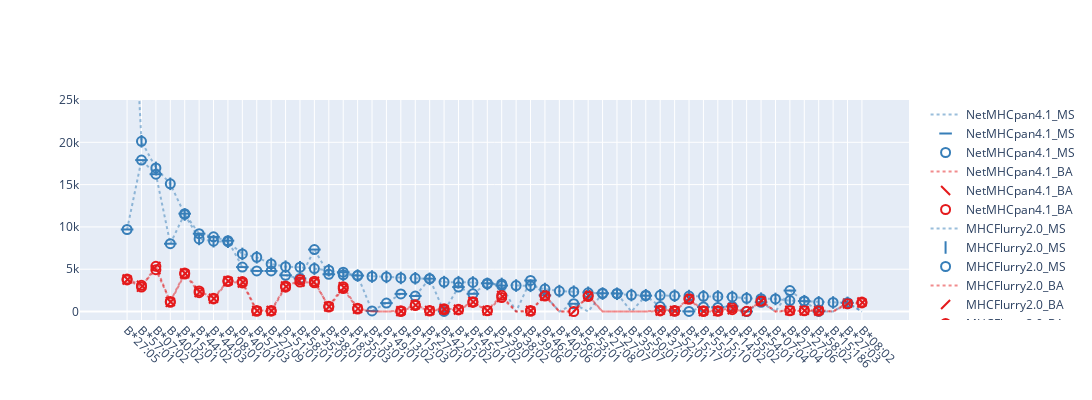

Notebook code cell kept with this figure:
### Code cell
tmp_data = all_alleles_all_datasets[all_alleles_all_datasets.apply(lambda x: x.allele[4]=="B", axis=1)]
symbols_dict = {"MHCFlurry2.0_BA": "line-ne", \
                "NetMHCpan4.1_BA": "line-nw", \
                "MHCFlurry2.0_MS": "line-ns", \
                "NetMHCpan4.1_MS": "line-ew" }
colors_dict = {"MHCFlurry2.0_BA": px.colors.qualitative.Set1[0], \
                "NetMHCpan4.1_BA": px.colors.qualitative.Set1[0], \
                "MHCFlurry2.0_MS": px.colors.qualitative.Set1[1], \
                "NetMHCpan4.1_MS": px.colors.qualitative.Set1[1]}
allele_order_df = tmp_data[tmp_data["dataset_name"]=="MHCFlurry2.0_MS"][["allele", "peptide_counts"]]\
.sort_values(by="peptide_counts", ascending=False).reset_index(drop=True).reset_index()[["allele", "index"]]
tmp_data["symbols"] = tmp_data.dataset_name.apply(lambda x: symbols_dict[x])
tmp_data["color"] = tmp_data.dataset_name.apply(lambda x: colors_dict[x])
tmp_data["allele_order"] = tmp_data.allele.apply(lambda x: allele_order_df["index"][allele_order_df.allele==x].iloc[0])
#tmp_data = tmp_data.sort_values(by=["peptide_counts", "allele_short"], ascending=[False, True])
fig = go.Figure()
for dsn in tmp_data.dataset_name.unique():
    tmp_data_ds = tmp_data[tmp_data.dataset_name == dsn].sort_values(by="allele_order")
    tmp_data_ds_no_zeros = tmp_data_ds[tmp_data_ds["peptide_counts"]!=0]
    #tmp_data_ds = tmp_data_ds.sort_values(by="allele_short")
    
    fig.add_trace(go.Scatter(mode="lines", x=tmp_data_ds.allele_short, y=tmp_data_ds.peptide_counts, \
                             marker_symbol=tmp_data_ds.symbols, opacity=0.5, \
                             marker_line_width=1, marker_size=0, name = dsn, marker_color = tmp_data_ds.color,\
                             line_color = colors_dict[dsn], line=dict(dash='dot')
                          ))
    
    fig.add_trace(go.Scatter(mode="markers", x=tmp_data_ds_no_zeros.allele_short, y=tmp_data_ds_no_zeros.peptide_counts, \
                         marker_symbol=tmp_data_ds_no_zeros.symbols, opacity=1, \
                         marker_line_width=2, marker_size=9, name = dsn, marker_color = tmp_data_ds_no_zeros.color,\
                         line_color = colors_dict[dsn], line=dict(dash='dot')
                      ))
    fig.add_trace(go.Scatter(mode="markers", x=tmp_data_ds_no_zeros.allele_short, y=tmp_data_ds_no_zeros.peptide_counts, \
                     marker_symbol="circle-open", opacity=1, \
                     marker_line_width=2, marker_size=9, name = dsn, marker_color = tmp_data_ds_no_zeros.color,\
                     line_color = colors_dict[dsn], line=dict(dash='dot')
                  ))
                          # marker_line_width=2, marker_size=15,
                          # hovertemplate="name: %{y}%{x}<br>number: %{marker.symbol}<extra></extra>"))
fig.update_layout(width=1300, height=400, yaxis_range=[-1000, 25000], xaxis=dict(tickangle=45,\
                                                                                tick0=0, dtick=1.2))

### Figure 1 — Plotly figure (JSON) as saved in the notebook; plotly's stock layout.template omitted (floating-point values rounded to 4 significant figures)
{"data": [{"line": {"color": "rgb(55,126,184)", "dash": "dot"}, "marker": {"color": ["rgb(55,126,184)", "rgb(55,126,184)", "rgb(55,126,184)", "rgb(55,126,184)", "rgb(55,126,184)", "rgb(55,126,184)", "rgb(55,126,184)", "rgb(55,126,184)", "rgb(55,126,184)", "rgb(55,126,184)", "rgb(55,126,184)", "rgb(55,126,184)", "rgb(55,126,184)", "rgb(55,126,184)", "rgb(55,126,184)", "rgb(55,126,184)", "rgb(55,126,184)", "rgb(55,126,184)", "rgb(55,126,184)", "rgb(55,126,184)", "rgb(55,126,184)", "rgb(55,126,184)", "rgb(55,126,184)", "rgb(55,126,184)", "rgb(55,126,184)", "rgb(55,126,184)", "rgb(55,126,184)", "rgb(55,126,184)", "rgb(55,126,184)", "rgb(55,126,184)", "rgb(55,126,184)", "rgb(55,126,184)", "rgb(55,126,184)", "rgb(55,126,184)", "rgb(55,126,184)", "rgb(55,126,184)", "rgb(55,126,184)", "rgb(55,126,184)", "rgb(55,126,184)", "rgb(55,126,184)", "rgb(55,126,184)", "rgb(55,126,184)", "rgb(55,126,184)", "rgb(55,126,184)", "rgb(55,126,184)", "rgb(55,126,184)", "rgb(55,126,184)", "rgb(55,126,184)", "rgb(55,126,184)", "rgb(55,126,184)", "rgb(55,126,184)", "rgb(55,126,184)"], "line": {"width": 1}, "size": 0, "symbol": ["line-ew", "line-ew", "line-ew", "line-ew", "line-ew", "line-ew", "line-ew", "line-ew", "line-ew", "line-ew", "line-ew", "line-ew", "line-ew", "line-ew", "line-ew", "line-ew", "line-ew", "line-ew", "line-ew", "line-ew", "line-ew", "line-ew", "line-ew", "line-ew", "line-ew", "line-ew", "line-ew", "line-ew", "line-ew", "line-ew", "line-ew", "line-ew", "line-ew", "line-ew", "line-ew", "line-ew", "line-ew", "line-ew", "line-ew", "line-ew", "line-ew", "line-ew", "line-ew", "line-ew", "line-ew", "line-ew", "line-ew", "line-ew", "line-ew", "line-ew", "line-ew", "line-ew"]}, "mode": "lines", "name": "NetMHCpan4.1_MS", "opacity": 0.5, "type": "scatter", "x": ["B*27:05", "B*57:01", "B*07:02", "B*40:02", "B*15:01", "B*44:02", "B*44:03", "B*08:01", "B*40:01", "B*57:03", "B*27:09", "B*51:01", "B*58:01", "B*35:01", "B*38:01", "B*18:01", "B*35:03", "B*13:01", "B*49:01", "B*13:02", "B*15:03", "B*27:01", "B*42:01", "B*15:02", "B*45:01", "B*27:02", "B*39:01", "B*38:02", "B*39:06", "B*46:01", "B*40:06", "B*56:01", "B*53:01", "B*27:08", "B*27:07", "B*35:07", "B*50:01", "B*37:01", "B*52:01", "B*15:17", "B*55:01", "B*15:10", "B*14:02", "B*55:02", "B*54:01", "B*07:04", "B*27:04", "B*27:06", "B*58:02", "B*15:186", "B*27:03", "B*08:02"], "y": [9697, 17896, 16232, 8015, 11569, 9204, 8825, 8378, 5253, 4804, 4794, 4284, 3916, 7323, 4401, 4649, 4257, 74, 996, 2086, 1834, 3887, 10, 2893, 2094, 3342, 3063, 0, 3670, 1918, 0, 921, 0, 2162, 2146, 0, 1870, 583, 77, 13, 535, 484, 614, 5, 1092, 0, 2483, 1233, 7, 0, 1028, 0]}, {"line": {"color": "rgb(55,126,184)", "dash": "dot"}, "marker": {"color": ["rgb(55,126,184)", "rgb(55,126,184)", "rgb(55,126,184)", "rgb(55,126,184)", "rgb(55,126,184)", "rgb(55,126,184)", "rgb(55,126,184)", "rgb(55,126,184)", "rgb(55,126,184)", "rgb(55,126,184)", "rgb(55,126,184)", "rgb(55,126,184)", "rgb(55,126,184)", "rgb(55,126,184)", "rgb(55,126,184)", "rgb(55,126,184)", "rgb(55,126,184)", "rgb(55,126,184)", "rgb(55,126,184)", "rgb(55,126,184)", "rgb(55,126,184)", "rgb(55,126,184)", "rgb(55,126,184)", "rgb(55,126,184)", "rgb(55,126,184)", "rgb(55,126,184)", "rgb(55,126,184)", "rgb(55,126,184)", "rgb(55,126,184)", "rgb(55,126,184)", "rgb(55,126,184)", "rgb(55,126,184)", "rgb(55,126,184)", "rgb(55,126,184)", "rgb(55,126,184)", "rgb(55,126,184)", "rgb(55,126,184)", "rgb(55,126,184)", "rgb(55,126,184)", "rgb(55,126,184)", "rgb(55,126,184)", "rgb(55,126,184)", "rgb(55,126,184)", "rgb(55,126,184)", "rgb(55,126,184)"], "line": {"width": 2}, "size": 9, "symbol": ["line-ew", "line-ew", "line-ew", "line-ew", "line-ew", "line-ew", "line-ew", "line-ew", "line-ew", "line-ew", "line-ew", "line-ew", "line-ew", "line-ew", "line-ew", "line-ew", "line-ew", "line-ew", "line-ew", "line-ew", "line-ew", "line-ew", "line-ew", "line-ew", "line-ew", "line-ew", "line-ew", "line-ew", "line-ew", "line-ew", "line-ew", "line-ew", "line-ew", "line-ew", "line-ew", "line-ew", "line-ew", "line-ew", "line-ew", "line-ew", "line-ew", "line-ew", "line-ew", "line-ew", "line-ew"]}, "mode": "markers", "name": "NetMHCpan4.1_MS", "opacity": 1, "type": "scatter", "x": ["B*27:05", "B*57:01", "B*07:02", "B*40:02", "B*15:01", "B*44:02", "B*44:03", "B*08:01", "B*40:01", "B*57:03", "B*27:09", "B*51:01", "B*58:01", "B*35:01", "B*38:01", "B*18:01", "B*35:03", "B*13:01", "B*49:01", "B*13:02", "B*15:03", "B*27:01", "B*42:01", "B*15:02", "B*45:01", "B*27:02", "B*39:01", "B*39:06", "B*46:01", "B*56:01", "B*27:08", "B*27:07", "B*50:01", "B*37:01", "B*52:01", "B*15:17", "B*55:01", "B*15:10", "B*14:02", "B*55:02", "B*54:01", "B*27:04", "B*27:06", "B*58:02", "B*27:03"], "y": [9697, 17896, 16232, 8015, 11569, 9204, 8825, 8378, 5253, 4804, 4794, 4284, 3916, 7323, 4401, 4649, 4257, 74, 996, 2086, 1834, 3887, 10, 2893, 2094, 3342, 3063, 3670, 1918, 921, 2162, 2146, 1870, 583, 77, 13, 535, 484, 614, 5, 1092, 2483, 1233, 7, 1028]}, {"line": {"color": "rgb(55,126,184)", "dash": "dot"}, "marker": {"color": ["rgb(55,126,184)", "rgb(55,126,184)", "rgb(55,126,184)", "rgb(55,126,184)", "rgb(55,126,184)", "rgb(55,126,184)", "rgb(55,126,184)", "rgb(55,126,184)", "rgb(55,126,184)", "rgb(55,126,184)", "rgb(55,126,184)", "rgb(55,126,184)", "rgb(55,126,184)", "rgb(55,126,184)", "rgb(55,126,184)", "rgb(55,126,184)", "rgb(55,126,184)", "rgb(55,126,184)", "rgb(55,126,184)", "rgb(55,126,184)", "rgb(55,126,184)", "rgb(55,126,184)", "rgb(55,126,184)", "rgb(55,126,184)", "rgb(55,126,184)", "rgb(55,126,184)", "rgb(55,126,184)", "rgb(55,126,184)", "rgb(55,126,184)", "rgb(55,126,184)", "rgb(55,126,184)", "rgb(55,126,184)", "rgb(55,126,184)", "rgb(55,126,184)", "rgb(55,126,184)", "rgb(55,126,184)", "rgb(55,126,184)", "rgb(55,126,184)", "rgb(55,126,184)", "rgb(55,126,184)", "rgb(55,126,184)", "rgb(55,126,184)", "rgb(55,126,184)", "rgb(55,126,184)", "rgb(55,126,184)"], "line": {"width": 2}, "size": 9, "symbol": "circle-open"}, "mode": "markers", "name": "NetMHCpan4.1_MS", "opacity": 1, "type": "scatter", "x": ["B*27:05", "B*57:01", "B*07:02", "B*40:02", "B*15:01", "B*44:02", "B*44:03", "B*08:01", "B*40:01", "B*57:03", "B*27:09", "B*51:01", "B*58:01", "B*35:01", "B*38:01", "B*18:01", "B*35:03", "B*13:01", "B*49:01", "B*13:02", "B*15:03", "B*27:01", "B*42:01", "B*15:02", "B*45:01", "B*27:02", "B*39:01", "B*39:06", "B*46:01", "B*56:01", "B*27:08", "B*27:07", "B*50:01", "B*37:01", "B*52:01", "B*15:17", "B*55:01", "B*15:10", "B*14:02", "B*55:02", "B*54:01", "B*27:04", "B*27:06", "B*58:02", "B*27:03"], "y": [9697, 17896, 16232, 8015, 11569, 9204, 8825, 8378, 5253, 4804, 4794, 4284, 3916, 7323, 4401, 4649, 4257, 74, 996, 2086, 1834, 3887, 10, 2893, 2094, 3342, 3063, 3670, 1918, 921, 2162, 2146, 1870, 583, 77, 13, 535, 484, 614, 5, 1092, 2483, 1233, 7, 1028]}, {"line": {"color": "rgb(228,26,28)", "dash": "dot"}, "marker": {"color": ["rgb(228,26,28)", "rgb(228,26,28)", "rgb(228,26,28)", "rgb(228,26,28)", "rgb(228,26,28)", "rgb(228,26,28)", "rgb(228,26,28)", "rgb(228,26,28)", "rgb(228,26,28)", "rgb(228,26,28)", "rgb(228,26,28)", "rgb(228,26,28)", "rgb(228,26,28)", "rgb(228,26,28)", "rgb(228,26,28)", "rgb(228,26,28)", "rgb(228,26,28)", "rgb(228,26,28)", "rgb(228,26,28)", "rgb(228,26,28)", "rgb(228,26,28)", "rgb(228,26,28)", "rgb(228,26,28)", "rgb(228,26,28)", "rgb(228,26,28)", "rgb(228,26,28)", "rgb(228,26,28)", "rgb(228,26,28)", "rgb(228,26,28)", "rgb(228,26,28)", "rgb(228,26,28)", "rgb(228,26,28)", "rgb(228,26,28)", "rgb(228,26,28)", "rgb(228,26,28)", "rgb(228,26,28)", "rgb(228,26,28)", "rgb(228,26,28)", "rgb(228,26,28)", "rgb(228,26,28)", "rgb(228,26,28)", "rgb(228,26,28)", "rgb(228,26,28)", "rgb(228,26,28)", "rgb(228,26,28)", "rgb(228,26,28)", "rgb(228,26,28)", "rgb(228,26,28)", "rgb(228,26,28)", "rgb(228,26,28)", "rgb(228,26,28)", "rgb(228,26,28)"], "line": {"width": 1}, "size": 0, "symbol": ["line-nw", "line-nw", "line-nw", "line-nw", "line-nw", "line-nw", "line-nw", "line-nw", "line-nw", "line-nw", "line-nw", "line-nw", "line-nw", "line-nw", "line-nw", "line-nw", "line-nw", "line-nw", "line-nw", "line-nw", "line-nw", "line-nw", "line-nw", "line-nw", "line-nw", "line-nw", "line-nw", "line-nw", "line-nw", "line-nw", "line-nw", "line-nw", "line-nw", "line-nw", "line-nw", "line-nw", "line-nw", "line-nw", "line-nw", "line-nw", "line-nw", "line-nw", "line-nw", "line-nw", "line-nw", "line-nw", "line-nw", "line-nw", "line-nw", "line-nw", "line-nw", "line-nw"]}, "mode": "lines", "name": "NetMHCpan4.1_BA", "opacity": 0.5, "type": "scatter", "x": ["B*27:05", "B*57:01", "B*07:02", "B*40:02", "B*15:01", "B*44:02", "B*44:03", "B*08:01", "B*40:01", "B*57:03", "B*27:09", "B*51:01", "B*58:01", "B*35:01", "B*38:01", "B*18:01", "B*35:03", "B*13:01", "B*49:01", "B*13:02", "B*15:03", "B*27:01", "B*42:01", "B*15:02", "B*45:01", "B*27:02", "B*39:01", "B*38:02", "B*39:06", "B*46:01", "B*40:06", "B*56:01", "B*53:01", "B*27:08", "B*27:07", "B*35:07", "B*50:01", "B*37:01", "B*52:01", "B*15:17", "B*55:01", "B*15:10", "B*14:02", "B*55:02", "B*54:01", "B*07:04", "B*27:04", "B*27:06", "B*58:02", "B*15:186", "B*27:03", "B*08:02"], "y": [3847, 3100, 4949, 1188, 4556, 2437, 1580, 3644, 3539, 134, 114, 3023, 3481, 3404, 630, 2931, 378, 0, 0, 101, 796, 113, 332, 265, 1169, 126, 1913, 0, 133, 1915, 0, 0, 1918, 0, 0, 0, 0, 166, 124, 1548, 101, 104, 443, 0, 1306, 0, 151, 152, 168, 0, 993, 1120]}, {"line": {"color": "rgb(228,26,28)", "dash": "dot"}, "marker": {"color": ["rgb(228,26,28)", "rgb(228,26,28)", "rgb(228,26,28)", "rgb(228,26,28)", "rgb(228,26,28)", "rgb(228,26,28)", "rgb(228,26,28)", "rgb(228,26,28)", "rgb(228,26,28)", "rgb(228,26,28)", "rgb(228,26,28)", "rgb(228,26,28)", "rgb(228,26,28)", "rgb(228,26,28)", "rgb(228,26,28)", "rgb(228,26,28)", "rgb(228,26,28)", "rgb(228,26,28)", "rgb(228,26,28)", "rgb(228,26,28)", "rgb(228,26,28)", "rgb(228,26,28)", "rgb(228,26,28)", "rgb(228,26,28)", "rgb(228,26,28)", "rgb(228,26,28)", "rgb(228,26,28)", "rgb(228,26,28)", "rgb(228,26,28)", "rgb(228,26,28)", "rgb(228,26,28)", "rgb(228,26,28)", "rgb(228,26,28)", "rgb(228,26,28)", "rgb(228,26,28)", "rgb(228,26,28)", "rgb(228,26,28)", "rgb(228,26,28)", "rgb(228,26,28)", "rgb(228,26,28)"], "line": {"width": 2}, "size": 9, "symbol": ["line-nw", "line-nw", "line-nw", "line-nw", "line-nw", "line-nw", "line-nw", "line-nw", "line-nw", "line-nw", "line-nw", "line-nw", "line-nw", "line-nw", "line-nw", "line-nw", "line-nw", "line-nw", "line-nw", "line-nw", "line-nw", "line-nw", "line-nw", "line-nw", "line-nw", "line-nw", "line-nw", "line-nw", "line-nw", "line-nw", "line-nw", "line-nw", "line-nw", "line-nw", "line-nw", "line-nw", "line-nw", "line-nw", "line-nw", "line-nw"]}, "mode": "markers", "name": "NetMHCpan4.1_BA", "opacity": 1, "type": "scatter", "x": ["B*27:05", "B*57:01", "B*07:02", "B*40:02", "B*15:01", "B*44:02", "B*44:03", "B*08:01", "B*40:01", "B*57:03", "B*27:09", "B*51:01", "B*58:01", "B*35:01", "B*38:01", "B*18:01", "B*35:03", "B*13:02", "B*15:03", "B*27:01", "B*42:01", "B*15:02", "B*45:01", "B*27:02", "B*39:01", "B*39:06", "B*46:01", "B*53:01", "B*37:01", "B*52:01", "B*15:17", "B*55:01", "B*15:10", "B*14:02", "B*54:01", "B*27:04", "B*27:06", "B*58:02", "B*27:03", "B*08:02"], "y": [3847, 3100, 4949, 1188, 4556, 2437, 1580, 3644, 3539, 134, 114, 3023, 3481, 3404, 630, 2931, 378, 101, 796, 113, 332, 265, 1169, 126, 1913, 133, 1915, 1918, 166, 124, 1548, 101, 104, 443, 1306, 151, 152, 168, 993, 1120]}, {"line": {"color": "rgb(228,26,28)", "dash": "dot"}, "marker": {"color": ["rgb(228,26,28)", "rgb(228,26,28)", "rgb(228,26,28)", "rgb(228,26,28)", "rgb(228,26,28)", "rgb(228,26,28)", "rgb(228,26,28)", "rgb(228,26,28)", "rgb(228,26,28)", "rgb(228,26,28)", "rgb(228,26,28)", "rgb(228,26,28)", "rgb(228,26,28)", "rgb(228,26,28)", "rgb(228,26,28)", "rgb(228,26,28)", "rgb(228,26,28)", "rgb(228,26,28)", "rgb(228,26,28)", "rgb(228,26,28)", "rgb(228,26,28)", "rgb(228,26,28)", "rgb(228,26,28)", "rgb(228,26,28)", "rgb(228,26,28)", "rgb(228,26,28)", "rgb(228,26,28)", "rgb(228,26,28)", "rgb(228,26,28)", "rgb(228,26,28)", "rgb(228,26,28)", "rgb(228,26,28)", "rgb(228,26,28)", "rgb(228,26,28)", "rgb(228,26,28)", "rgb(228,26,28)", "rgb(228,26,28)", "rgb(228,26,28)", "rgb(228,26,28)", "rgb(228,26,28)"], "line": {"width": 2}, "size": 9, "symbol": "circle-open"}, "mode": "markers", "name": "NetMHCpan4.1_BA", "opacity": 1, "type": "scatter", "x": ["B*27:05", "B*57:01", "B*07:02", "B*40:02", "B*15:01", "B*44:02", "B*44:03", "B*08:01", "B*40:01", "B*57:03", "B*27:09", "B*51:01", "B*58:01", "B*35:01", "B*38:01", "B*18:01", "B*35:03", "B*13:02", "B*15:03", "B*27:01", "B*42:01", "B*15:02", "B*45:01", "B*27:02", "B*39:01", "B*39:06", "B*46:01", "B*53:01", "B*37:01", "B*52:01", "B*15:17", "B*55:01", "B*15:10", "B*14:02", "B*54:01", "B*27:04", "B*27:06", "B*58:02", "B*27:03", "B*08:02"], "y": [3847, 3100, 4949, 1188, 4556, 2437, 1580, 3644, 3539, 134, 114, 3023, 3481, 3404, 630, 2931, 378, 101, 796, 113, 332, 265, 1169, 126, 1913, 133, 1915, 1918, 166, 124, 1548, 101, 104, 443, 1306, 151, 152, 168, 993, 1120]}, {"line": {"color": "rgb(55,126,184)", "dash": "dot"}, "marker": {"color": ["rgb(55,126,184)", "rgb(55,126,184)", "rgb(55,126,184)", "rgb(55,126,184)", "rgb(55,126,184)", "rgb(55,126,184)", "rgb(55,126,184)", "rgb(55,126,184)", "rgb(55,126,184)", "rgb(55,126,184)", "rgb(55,126,184)", "rgb(55,126,184)", "rgb(55,126,184)", "rgb(55,126,184)", "rgb(55,126,184)", "rgb(55,126,184)", "rgb(55,126,184)", "rgb(55,126,184)", "rgb(55,126,184)", "rgb(55,126,184)", "rgb(55,126,184)", "rgb(55,126,184)", "rgb(55,126,184)", "rgb(55,126,184)", "rgb(55,126,184)", "rgb(55,126,184)", "rgb(55,126,184)", "rgb(55,126,184)", "rgb(55,126,184)", "rgb(55,126,184)", "rgb(55,126,184)", "rgb(55,126,184)", "rgb(55,126,184)", "rgb(55,126,184)", "rgb(55,126,184)", "rgb(55,126,184)", "rgb(55,126,184)", "rgb(55,126,184)", "rgb(55,126,184)", "rgb(55,126,184)", "rgb(55,126,184)", "rgb(55,126,184)", "rgb(55,126,184)", "rgb(55,126,184)", "rgb(55,126,184)", "rgb(55,126,184)", "rgb(55,126,184)", "rgb(55,126,184)", "rgb(55,126,184)", "rgb(55,126,184)", "rgb(55,126,184)", "rgb(55,126,184)"], "line": {"width": 1}, "size": 0, "symbol": ["line-ns", "line-ns", "line-ns", "line-ns", "line-ns", "line-ns", "line-ns", "line-ns", "line-ns", "line-ns", "line-ns", "line-ns", "line-ns", "line-ns", "line-ns", "line-ns", "line-ns", "line-ns", "line-ns", "line-ns", "line-ns", "line-ns", "line-ns", "line-ns", "line-ns", "line-ns", "line-ns", "line-ns", "line-ns", "line-ns", "line-ns", "line-ns", "line-ns", "line-ns", "line-ns", "line-ns", "line-ns", "line-ns", "line-ns", "line-ns", "line-ns", "line-ns", "line-ns", "line-ns", "line-ns", "line-ns", "line-ns", "line-ns", "line-ns", "line-ns", "line-ns", "line-ns"]}, "mode": "lines", "name": "MHCFlurry2.0_MS", "opacity": 0.5, "type": "scatter", "x": ["B*27:05", "B*57:01", "B*07:02", "B*40:02", "B*15:01", "B*44:02", "B*44:03", "B*08:01", "B*40:01", "B*57:03", "B*27:09", "B*51:01", "B*58:01", "B*35:01", "B*38:01", "B*18:01", "B*35:03", "B*13:01", "B*49:01", "B*13:02", "B*15:03", "B*27:01", "B*42:01", "B*15:02", "B*45:01", "B*27:02", "B*39:01", "B*38:02", "B*39:06", "B*46:01", "B*40:06", "B*56:01", "B*53:01", "B*27:08", "B*27:07", "B*35:07", "B*50:01", "B*37:01", "B*52:01", "B*15:17", "B*55:01", "B*15:10", "B*14:02", "B*55:02", "B*54:01", "B*07:04", "B*27:04", "B*27:06", "B*58:02", "B*15:186", "B*27:03", "B*08:02"], "y": [52482, 20116, 16973, 15094, 11470, 8580, 8313, 8252, 6807, 6415, 5626, 5301, 5233, 5072, 4879, 4347, 4248, 4140, 4093, 3970, 3931, 3864, 3477, 3469, 3435, 3262, 3260, 3071, 3042, 2661, 2416, 2346, 2215, 2121, 2101, 1947, 1925, 1921, 1867, 1831, 1793, 1782, 1721, 1571, 1516, 1489, 1293, 1223, 1084, 1071, 1018, 0]}, {"line": {"color": "rgb(55,126,184)", "dash": "dot"}, "marker": {"color": ["rgb(55,126,184)", "rgb(55,126,184)", "rgb(55,126,184)", "rgb(55,126,184)", "rgb(55,126,184)", "rgb(55,126,184)", "rgb(55,126,184)", "rgb(55,126,184)", "rgb(55,126,184)", "rgb(55,126,184)", "rgb(55,126,184)", "rgb(55,126,184)", "rgb(55,126,184)", "rgb(55,126,184)", "rgb(55,126,184)", "rgb(55,126,184)", "rgb(55,126,184)", "rgb(55,126,184)", "rgb(55,126,184)", "rgb(55,126,184)", "rgb(55,126,184)", "rgb(55,126,184)", "rgb(55,126,184)", "rgb(55,126,184)", "rgb(55,126,184)", "rgb(55,126,184)", "rgb(55,126,184)", "rgb(55,126,184)", "rgb(55,126,184)", "rgb(55,126,184)", "rgb(55,126,184)", "rgb(55,126,184)", "rgb(55,126,184)", "rgb(55,126,184)", "rgb(55,126,184)", "rgb(55,126,184)", "rgb(55,126,184)", "rgb(55,126,184)", "rgb(55,126,184)", "rgb(55,126,184)", "rgb(55,126,184)", "rgb(55,126,184)", "rgb(55,126,184)", "rgb(55,126,184)", "rgb(55,126,184)", "rgb(55,126,184)", "rgb(55,126,184)", "rgb(55,126,184)", "rgb(55,126,184)", "rgb(55,126,184)", "rgb(55,126,184)"], "line": {"width": 2}, "size": 9, "symbol": ["line-ns", "line-ns", "line-ns", "line-ns", "line-ns", "line-ns", "line-ns", "line-ns", "line-ns", "line-ns", "line-ns", "line-ns", "line-ns", "line-ns", "line-ns", "line-ns", "line-ns", "line-ns", "line-ns", "line-ns", "line-ns", "line-ns", "line-ns", "line-ns", "line-ns", "line-ns", "line-ns", "line-ns", "line-ns", "line-ns", "line-ns", "line-ns", "line-ns", "line-ns", "line-ns", "line-ns", "line-ns", "line-ns", "line-ns", "line-ns", "line-ns", "line-ns", "line-ns", "line-ns", "line-ns", "line-ns", "line-ns", "line-ns", "line-ns", "line-ns", "line-ns"]}, "mode": "markers", "name": "MHCFlurry2.0_MS", "opacity": 1, "type": "scatter", "x": ["B*27:05", "B*57:01", "B*07:02", "B*40:02", "B*15:01", "B*44:02", "B*44:03", "B*08:01", "B*40:01", "B*57:03", "B*27:09", "B*51:01", "B*58:01", "B*35:01", "B*38:01", "B*18:01", "B*35:03", "B*13:01", "B*49:01", "B*13:02", "B*15:03", "B*27:01", "B*42:01", "B*15:02", "B*45:01", "B*27:02", "B*39:01", "B*38:02", "B*39:06", "B*46:01", "B*40:06", "B*56:01", "B*53:01", "B*27:08", "B*27:07", "B*35:07", "B*50:01", "B*37:01", "B*52:01", "B*15:17", "B*55:01", "B*15:10", "B*14:02", "B*55:02", "B*54:01", "B*07:04", "B*27:04", "B*27:06", "B*58:02", "B*15:186", "B*27:03"], "y": [52482, 20116, 16973, 15094, 11470, 8580, 8313, 8252, 6807, 6415, 5626, 5301, 5233, 5072, 4879, 4347, 4248, 4140, 4093, 3970, 3931, 3864, 3477, 3469, 3435, 3262, 3260, 3071, 3042, 2661, 2416, 2346, 2215, 2121, 2101, 1947, 1925, 1921, 1867, 1831, 1793, 1782, 1721, 1571, 1516, 1489, 1293, 1223, 1084, 1071, 1018]}, {"line": {"color": "rgb(55,126,184)", "dash": "dot"}, "marker": {"color": ["rgb(55,126,184)", "rgb(55,126,184)", "rgb(55,126,184)", "rgb(55,126,184)", "rgb(55,126,184)", "rgb(55,126,184)", "rgb(55,126,184)", "rgb(55,126,184)", "rgb(55,126,184)", "rgb(55,126,184)", "rgb(55,126,184)", "rgb(55,126,184)", "rgb(55,126,184)", "rgb(55,126,184)", "rgb(55,126,184)", "rgb(55,126,184)", "rgb(55,126,184)", "rgb(55,126,184)", "rgb(55,126,184)", "rgb(55,126,184)", "rgb(55,126,184)", "rgb(55,126,184)", "rgb(55,126,184)", "rgb(55,126,184)", "rgb(55,126,184)", "rgb(55,126,184)", "rgb(55,126,184)", "rgb(55,126,184)", "rgb(55,126,184)", "rgb(55,126,184)", "rgb(55,126,184)", "rgb(55,126,184)", "rgb(55,126,184)", "rgb(55,126,184)", "rgb(55,126,184)", "rgb(55,126,184)", "rgb(55,126,184)", "rgb(55,126,184)", "rgb(55,126,184)", "rgb(55,126,184)", "rgb(55,126,184)", "rgb(55,126,184)", "rgb(55,126,184)", "rgb(55,126,184)", "rgb(55,126,184)", "rgb(55,126,184)", "rgb(55,126,184)", "rgb(55,126,184)", "rgb(55,126,184)", "rgb(55,126,184)", "rgb(55,126,184)"], "line": {"width": 2}, "size": 9, "symbol": "circle-open"}, "mode": "markers", "name": "MHCFlurry2.0_MS", "opacity": 1, "type": "scatter", "x": ["B*27:05", "B*57:01", "B*07:02", "B*40:02", "B*15:01", "B*44:02", "B*44:03", "B*08:01", "B*40:01", "B*57:03", "B*27:09", "B*51:01", "B*58:01", "B*35:01", "B*38:01", "B*18:01", "B*35:03", "B*13:01", "B*49:01", "B*13:02", "B*15:03", "B*27:01", "B*42:01", "B*15:02", "B*45:01", "B*27:02", "B*39:01", "B*38:02", "B*39:06", "B*46:01", "B*40:06", "B*56:01", "B*53:01", "B*27:08", "B*27:07", "B*35:07", "B*50:01", "B*37:01", "B*52:01", "B*15:17", "B*55:01", "B*15:10", "B*14:02", "B*55:02", "B*54:01", "B*07:04", "B*27:04", "B*27:06", "B*58:02", "B*15:186", "B*27:03"], "y": [52482, 20116, 16973, 15094, 11470, 8580, 8313, 8252, 6807, 6415, 5626, 5301, 5233, 5072, 4879, 4347, 4248, 4140, 4093, 3970, 3931, 3864, 3477, 3469, 3435, 3262, 3260, 3071, 3042, 2661, 2416, 2346, 2215, 2121, 2101, 1947, 1925, 1921, 1867, 1831, 1793, 1782, 1721, 1571, 1516, 1489, 1293, 1223, 1084, 1071, 1018]}, {"line": {"color": "rgb(228,26,28)", "dash": "dot"}, "marker": {"color": ["rgb(228,26,28)", "rgb(228,26,28)", "rgb(228,26,28)", "rgb(228,26,28)", "rgb(228,26,28)", "rgb(228,26,28)", "rgb(228,26,28)", "rgb(228,26,28)", "rgb(228,26,28)", "rgb(228,26,28)", "rgb(228,26,28)", "rgb(228,26,28)", "rgb(228,26,28)", "rgb(228,26,28)", "rgb(228,26,28)", "rgb(228,26,28)", "rgb(228,26,28)", "rgb(228,26,28)", "rgb(228,26,28)", "rgb(228,26,28)", "rgb(228,26,28)", "rgb(228,26,28)", "rgb(228,26,28)", "rgb(228,26,28)", "rgb(228,26,28)", "rgb(228,26,28)", "rgb(228,26,28)", "rgb(228,26,28)", "rgb(228,26,28)", "rgb(228,26,28)", "rgb(228,26,28)", "rgb(228,26,28)", "rgb(228,26,28)", "rgb(228,26,28)", "rgb(228,26,28)", "rgb(228,26,28)", "rgb(228,26,28)", "rgb(228,26,28)", "rgb(228,26,28)", "rgb(228,26,28)", "rgb(228,26,28)", "rgb(228,26,28)", "rgb(228,26,28)", "rgb(228,26,28)", "rgb(228,26,28)", "rgb(228,26,28)", "rgb(228,26,28)", "rgb(228,26,28)", "rgb(228,26,28)", "rgb(228,26,28)", "rgb(228,26,28)", "rgb(228,26,28)"], "line": {"width": 1}, "size": 0, "symbol": ["line-ne", "line-ne", "line-ne", "line-ne", "line-ne", "line-ne", "line-ne", "line-ne", "line-ne", "line-ne", "line-ne", "line-ne", "line-ne", "line-ne", "line-ne", "line-ne", "line-ne", "line-ne", "line-ne", "line-ne", "line-ne", "line-ne", "line-ne", "line-ne", "line-ne", "line-ne", "line-ne", "line-ne", "line-ne", "line-ne", "line-ne", "line-ne", "line-ne", "line-ne", "line-ne", "line-ne", "line-ne", "line-ne", "line-ne", "line-ne", "line-ne", "line-ne", "line-ne", "line-ne", "line-ne", "line-ne", "line-ne", "line-ne", "line-ne", "line-ne", "line-ne", "line-ne"]}, "mode": "lines", "name": "MHCFlurry2.0_BA", "opacity": 0.5, "type": "scatter", "x": ["B*27:05", "B*57:01", "B*07:02", "B*40:02", "B*15:01", "B*44:02", "B*44:03", "B*08:01", "B*40:01", "B*57:03", "B*27:09", "B*51:01", "B*58:01", "B*35:01", "B*38:01", "B*18:01", "B*35:03", "B*13:01", "B*49:01", "B*13:02", "B*15:03", "B*27:01", "B*42:01", "B*15:02", "B*45:01", "B*27:02", "B*39:01", "B*38:02", "B*39:06", "B*46:01", "B*40:06", "B*56:01", "B*53:01", "B*27:08", "B*27:07", "B*35:07", "B*50:01", "B*37:01", "B*52:01", "B*15:17", "B*55:01", "B*15:10", "B*14:02", "B*55:02", "B*54:01", "B*07:04", "B*27:04", "B*27:06", "B*58:02", "B*15:186", "B*27:03", "B*08:02"], "y": [3734, 2886, 5341, 1084, 4429, 2234, 1487, 3545, 3375, 34, 44, 2885, 3746, 3578, 531, 2720, 287, 0, 0, 1, 699, 62, 211, 188, 1079, 83, 1656, 0, 33, 1830, 0, 3, 1779, 0, 0, 0, 0, 68, 33, 1452, 3, 21, 215, 28, 1214, 0, 85, 82, 55, 0, 907, 1019]}, {"line": {"color": "rgb(228,26,28)", "dash": "dot"}, "marker": {"color": ["rgb(228,26,28)", "rgb(228,26,28)", "rgb(228,26,28)", "rgb(228,26,28)", "rgb(228,26,28)", "rgb(228,26,28)", "rgb(228,26,28)", "rgb(228,26,28)", "rgb(228,26,28)", "rgb(228,26,28)", "rgb(228,26,28)", "rgb(228,26,28)", "rgb(228,26,28)", "rgb(228,26,28)", "rgb(228,26,28)", "rgb(228,26,28)", "rgb(228,26,28)", "rgb(228,26,28)", "rgb(228,26,28)", "rgb(228,26,28)", "rgb(228,26,28)", "rgb(228,26,28)", "rgb(228,26,28)", "rgb(228,26,28)", "rgb(228,26,28)", "rgb(228,26,28)", "rgb(228,26,28)", "rgb(228,26,28)", "rgb(228,26,28)", "rgb(228,26,28)", "rgb(228,26,28)", "rgb(228,26,28)", "rgb(228,26,28)", "rgb(228,26,28)", "rgb(228,26,28)", "rgb(228,26,28)", "rgb(228,26,28)", "rgb(228,26,28)", "rgb(228,26,28)", "rgb(228,26,28)", "rgb(228,26,28)", "rgb(228,26,28)"], "line": {"width": 2}, "size": 9, "symbol": ["line-ne", "line-ne", "line-ne", "line-ne", "line-ne", "line-ne", "line-ne", "line-ne", "line-ne", "line-ne", "line-ne", "line-ne", "line-ne", "line-ne", "line-ne", "line-ne", "line-ne", "line-ne", "line-ne", "line-ne", "line-ne", "line-ne", "line-ne", "line-ne", "line-ne", "line-ne", "line-ne", "line-ne", "line-ne", "line-ne", "line-ne", "line-ne", "line-ne", "line-ne", "line-ne", "line-ne", "line-ne", "line-ne", "line-ne", "line-ne", "line-ne", "line-ne"]}, "mode": "markers", "name": "MHCFlurry2.0_BA", "opacity": 1, "type": "scatter", "x": ["B*27:05", "B*57:01", "B*07:02", "B*40:02", "B*15:01", "B*44:02", "B*44:03", "B*08:01", "B*40:01", "B*57:03", "B*27:09", "B*51:01", "B*58:01", "B*35:01", "B*38:01", "B*18:01", "B*35:03", "B*13:02", "B*15:03", "B*27:01", "B*42:01", "B*15:02", "B*45:01", "B*27:02", "B*39:01", "B*39:06", "B*46:01", "B*56:01", "B*53:01", "B*37:01", "B*52:01", "B*15:17", "B*55:01", "B*15:10", "B*14:02", "B*55:02", "B*54:01", "B*27:04", "B*27:06", "B*58:02", "B*27:03", "B*08:02"], "y": [3734, 2886, 5341, 1084, 4429, 2234, 1487, 3545, 3375, 34, 44, 2885, 3746, 3578, 531, 2720, 287, 1, 699, 62, 211, 188, 1079, 83, 1656, 33, 1830, 3, 1779, 68, 33, 1452, 3, 21, 215, 28, 1214, 85, 82, 55, 907, 1019]}, {"line": {"color": "rgb(228,26,28)", "dash": "dot"}, "marker": {"color": ["rgb(228,26,28)", "rgb(228,26,28)", "rgb(228,26,28)", "rgb(228,26,28)", "rgb(228,26,28)", "rgb(228,26,28)", "rgb(228,26,28)", "rgb(228,26,28)", "rgb(228,26,28)", "rgb(228,26,28)", "rgb(228,26,28)", "rgb(228,26,28)", "rgb(228,26,28)", "rgb(228,26,28)", "rgb(228,26,28)", "rgb(228,26,28)", "rgb(228,26,28)", "rgb(228,26,28)", "rgb(228,26,28)", "rgb(228,26,28)", "rgb(228,26,28)", "rgb(228,26,28)", "rgb(228,26,28)", "rgb(228,26,28)", "rgb(228,26,28)", "rgb(228,26,28)", "rgb(228,26,28)", "rgb(228,26,28)", "rgb(228,26,28)", "rgb(228,26,28)", "rgb(228,26,28)", "rgb(228,26,28)", "rgb(228,26,28)", "rgb(228,26,28)", "rgb(228,26,28)", "rgb(228,26,28)", "rgb(228,26,28)", "rgb(228,26,28)", "rgb(228,26,28)", "rgb(228,26,28)", "rgb(228,26,28)", "rgb(228,26,28)"], "line": {"width": 2}, "size": 9, "symbol": "circle-open"}, "mode": "markers", "name": "MHCFlurry2.0_BA", "opacity": 1, "type": "scatter", "x": ["B*27:05", "B*57:01", "B*07:02", "B*40:02", "B*15:01", "B*44:02", "B*44:03", "B*08:01", "B*40:01", "B*57:03", "B*27:09", "B*51:01", "B*58:01", "B*35:01", "B*38:01", "B*18:01", "B*35:03", "B*13:02", "B*15:03", "B*27:01", "B*42:01", "B*15:02", "B*45:01", "B*27:02", "B*39:01", "B*39:06", "B*46:01", "B*56:01", "B*53:01", "B*37:01", "B*52:01", "B*15:17", "B*55:01", "B*15:10", "B*14:02", "B*55:02", "B*54:01", "B*27:04", "B*27:06", "B*58:02", "B*27:03", "B*08:02"], "y": [3734, 2886, 5341, 1084, 4429, 2234, 1487, 3545, 3375, 34, 44, 2885, 3746, 3578, 531, 2720, 287, 1, 699, 62, 211, 188, 1079, 83, 1656, 33, 1830, 3, 1779, 68, 33, 1452, 3, 21, 215, 28, 1214, 85, 82, 55, 907, 1019]}], "layout": {"height": 400, "width": 1300, "xaxis": {"dtick": 1.2, "tick0": 0, "tickangle": 45}, "yaxis": {"range": [-1000, 25000]}}}
